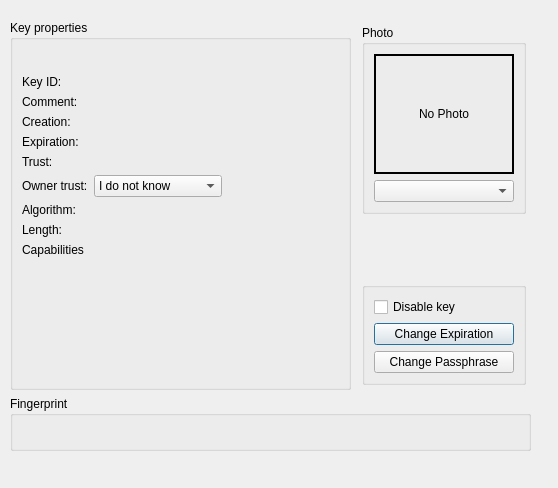
<?xml version="1.0" encoding="UTF-8"?>
<ui version="4.0">
 <class>kgpgKeyInfo</class>
 <widget class="KDialog" name="kgpgKeyInfo">
  <property name="geometry">
   <rect>
    <x>0</x>
    <y>0</y>
    <width>558</width>
    <height>488</height>
   </rect>
  </property>
  <property name="windowTitle">
   <string>Kgpg</string>
  </property>
  <property name="modal">
   <bool>true</bool>
  </property>
  <widget class="QWidget" name="page" native="true">
   <property name="geometry">
    <rect>
     <x>10</x>
     <y>20</y>
     <width>521</width>
     <height>431</height>
    </rect>
   </property>
   <layout class="QVBoxLayout" name="verticalLayout_5">
    <item>
     <layout class="QHBoxLayout" name="top">
      <property name="margin">
       <number>0</number>
      </property>
      <item>
       <widget class="QGroupBox" name="gr_properties">
        <property name="title">
         <string>Key properties</string>
        </property>
        <layout class="QVBoxLayout" name="verticalLayout">
         <item>
          <layout class="QHBoxLayout" name="horizontalLayout_2">
           <item>
            <widget class="QLabel" name="m_name">
             <property name="text">
              <string notr="true"/>
             </property>
             <property name="textInteractionFlags">
              <set>Qt::LinksAccessibleByMouse|Qt::TextSelectableByMouse</set>
             </property>
            </widget>
           </item>
           <item>
            <widget class="KUrlLabel" name="m_email">
             <property name="text">
              <string notr="true"/>
             </property>
             <property name="textInteractionFlags">
              <set>Qt::TextSelectableByMouse</set>
             </property>
            </widget>
           </item>
           <item>
            <spacer name="horizontalSpacer">
             <property name="orientation">
              <enum>Qt::Horizontal</enum>
             </property>
             <property name="sizeHint" stdset="0">
              <size>
               <width>40</width>
               <height>20</height>
              </size>
             </property>
            </spacer>
           </item>
          </layout>
         </item>
         <item>
          <layout class="QFormLayout" name="formLayout_keyproperties">
           <property name="fieldGrowthPolicy">
            <enum>QFormLayout::ExpandingFieldsGrow</enum>
           </property>
           <item row="0" column="0">
            <widget class="QLabel" name="tl_id">
             <property name="text">
              <string>Key ID:</string>
             </property>
            </widget>
           </item>
           <item row="0" column="1">
            <widget class="QLabel" name="m_id">
             <property name="text">
              <string notr="true"/>
             </property>
             <property name="textInteractionFlags">
              <set>Qt::TextSelectableByMouse</set>
             </property>
            </widget>
           </item>
           <item row="1" column="0">
            <widget class="QLabel" name="tl_comment">
             <property name="text">
              <string>Comment:</string>
             </property>
            </widget>
           </item>
           <item row="1" column="1">
            <widget class="QLabel" name="m_comment">
             <property name="text">
              <string notr="true"/>
             </property>
             <property name="textFormat">
              <enum>Qt::PlainText</enum>
             </property>
             <property name="textInteractionFlags">
              <set>Qt::TextSelectableByMouse</set>
             </property>
            </widget>
           </item>
           <item row="2" column="0">
            <widget class="QLabel" name="tl_creation">
             <property name="text">
              <string>Creation:</string>
             </property>
            </widget>
           </item>
           <item row="2" column="1">
            <widget class="QLabel" name="m_creation">
             <property name="text">
              <string notr="true"/>
             </property>
             <property name="textInteractionFlags">
              <set>Qt::TextSelectableByMouse</set>
             </property>
            </widget>
           </item>
           <item row="3" column="0">
            <widget class="QLabel" name="tl_expiration">
             <property name="text">
              <string>Expiration:</string>
             </property>
            </widget>
           </item>
           <item row="3" column="1">
            <widget class="QLabel" name="m_expiration">
             <property name="text">
              <string notr="true"/>
             </property>
             <property name="textInteractionFlags">
              <set>Qt::TextSelectableByMouse</set>
             </property>
            </widget>
           </item>
           <item row="4" column="0">
            <widget class="QLabel" name="tl_trust">
             <property name="text">
              <string>Trust:</string>
             </property>
            </widget>
           </item>
           <item row="5" column="0">
            <widget class="QLabel" name="tl_owtrust">
             <property name="text">
              <string>Owner trust:</string>
             </property>
            </widget>
           </item>
           <item row="5" column="1">
            <widget class="KComboBox" name="m_owtrust">
             <property name="sizePolicy">
              <sizepolicy hsizetype="Minimum" vsizetype="Fixed">
               <horstretch>0</horstretch>
               <verstretch>0</verstretch>
              </sizepolicy>
             </property>
             <property name="minimumSize">
              <size>
               <width>128</width>
               <height>0</height>
              </size>
             </property>
             <property name="sizeAdjustPolicy">
              <enum>QComboBox::AdjustToContents</enum>
             </property>
             <item>
              <property name="text">
               <string>I do not know</string>
              </property>
             </item>
             <item>
              <property name="text">
               <string>I do NOT trust</string>
              </property>
             </item>
             <item>
              <property name="text">
               <string>Marginally</string>
              </property>
             </item>
             <item>
              <property name="text">
               <string>Fully</string>
              </property>
             </item>
             <item>
              <property name="text">
               <string>Ultimately</string>
              </property>
             </item>
            </widget>
           </item>
           <item row="6" column="0">
            <widget class="QLabel" name="tl_algorithm">
             <property name="text">
              <string>Algorithm:</string>
             </property>
            </widget>
           </item>
           <item row="6" column="1">
            <widget class="QLabel" name="m_algorithm">
             <property name="text">
              <string notr="true"/>
             </property>
             <property name="textInteractionFlags">
              <set>Qt::TextSelectableByMouse</set>
             </property>
            </widget>
           </item>
           <item row="7" column="0">
            <widget class="QLabel" name="tl_length">
             <property name="text">
              <string>Length:</string>
             </property>
            </widget>
           </item>
           <item row="7" column="1">
            <widget class="QLabel" name="m_length">
             <property name="text">
              <string notr="true"/>
             </property>
             <property name="textInteractionFlags">
              <set>Qt::TextSelectableByMouse</set>
             </property>
            </widget>
           </item>
           <item row="8" column="0">
            <widget class="QLabel" name="tl_caps">
             <property name="text">
              <string>Capabilities</string>
             </property>
            </widget>
           </item>
           <item row="8" column="1">
            <widget class="QLabel" name="m_caps">
             <property name="sizePolicy">
              <sizepolicy hsizetype="MinimumExpanding" vsizetype="MinimumExpanding">
               <horstretch>0</horstretch>
               <verstretch>0</verstretch>
              </sizepolicy>
             </property>
             <property name="text">
              <string/>
             </property>
             <property name="textFormat">
              <enum>Qt::PlainText</enum>
             </property>
             <property name="wordWrap">
              <bool>true</bool>
             </property>
             <property name="textInteractionFlags">
              <set>Qt::TextSelectableByMouse</set>
             </property>
            </widget>
           </item>
          </layout>
         </item>
         <item>
          <spacer name="verticalSpacer_2">
           <property name="orientation">
            <enum>Qt::Vertical</enum>
           </property>
           <property name="sizeHint" stdset="0">
            <size>
             <width>20</width>
             <height>40</height>
            </size>
           </property>
          </spacer>
         </item>
        </layout>
       </widget>
      </item>
      <item>
       <layout class="QVBoxLayout" name="right">
        <property name="sizeConstraint">
         <enum>QLayout::SetMinAndMaxSize</enum>
        </property>
        <property name="margin">
         <number>5</number>
        </property>
        <item>
         <widget class="QGroupBox" name="gr_photo">
          <property name="sizePolicy">
           <sizepolicy hsizetype="Preferred" vsizetype="Preferred">
            <horstretch>0</horstretch>
            <verstretch>0</verstretch>
           </sizepolicy>
          </property>
          <property name="title">
           <string>Photo</string>
          </property>
          <layout class="QVBoxLayout" name="verticalLayout_2">
           <item>
            <layout class="QHBoxLayout" name="horizontalLayout">
             <item>
              <widget class="QLabel" name="m_photo">
               <property name="minimumSize">
                <size>
                 <width>140</width>
                 <height>120</height>
                </size>
               </property>
               <property name="maximumSize">
                <size>
                 <width>140</width>
                 <height>32767</height>
                </size>
               </property>
               <property name="whatsThis">
                <string>&lt;qt&gt;&lt;b&gt;Photo:&lt;/b&gt;&lt;p&gt;A photo can be included with a public key for extra security. The photo can be used as an additional method of authenticating the key. However, it should not be relied upon as the only form of authentication.&lt;/p&gt;&lt;/qt&gt;</string>
               </property>
               <property name="frameShape">
                <enum>QFrame::Box</enum>
               </property>
               <property name="lineWidth">
                <number>2</number>
               </property>
               <property name="text">
                <string>No Photo</string>
               </property>
               <property name="alignment">
                <set>Qt::AlignCenter</set>
               </property>
              </widget>
             </item>
            </layout>
           </item>
           <item>
            <widget class="KComboBox" name="m_photoid"/>
           </item>
          </layout>
         </widget>
        </item>
        <item>
         <spacer name="verticalSpacer">
          <property name="orientation">
           <enum>Qt::Vertical</enum>
          </property>
          <property name="sizeHint" stdset="0">
           <size>
            <width>20</width>
            <height>40</height>
           </size>
          </property>
         </spacer>
        </item>
        <item>
         <widget class="QGroupBox" name="gr_buttons">
          <property name="title">
           <string/>
          </property>
          <layout class="QVBoxLayout" name="verticalLayout_3">
           <item>
            <widget class="QCheckBox" name="m_disable">
             <property name="text">
              <string>Disable key</string>
             </property>
            </widget>
           </item>
           <item>
            <widget class="KPushButton" name="m_expirationbtn">
             <property name="text">
              <string>Change Expiration</string>
             </property>
            </widget>
           </item>
           <item>
            <widget class="KPushButton" name="m_password">
             <property name="text">
              <string>Change Passphrase</string>
             </property>
            </widget>
           </item>
          </layout>
         </widget>
        </item>
       </layout>
      </item>
     </layout>
    </item>
    <item>
     <widget class="QGroupBox" name="gr_fingerprint">
      <property name="sizePolicy">
       <sizepolicy hsizetype="Preferred" vsizetype="Fixed">
        <horstretch>0</horstretch>
        <verstretch>0</verstretch>
       </sizepolicy>
      </property>
      <property name="minimumSize">
       <size>
        <width>0</width>
        <height>40</height>
       </size>
      </property>
      <property name="title">
       <string>Fingerprint</string>
      </property>
      <layout class="QVBoxLayout" name="verticalLayout_4">
       <property name="sizeConstraint">
        <enum>QLayout::SetMinimumSize</enum>
       </property>
       <item>
        <widget class="QLabel" name="m_fingerprint">
         <property name="sizePolicy">
          <sizepolicy hsizetype="Preferred" vsizetype="Fixed">
           <horstretch>0</horstretch>
           <verstretch>0</verstretch>
          </sizepolicy>
         </property>
         <property name="text">
          <string notr="true"/>
         </property>
         <property name="textInteractionFlags">
          <set>Qt::TextSelectableByMouse</set>
         </property>
        </widget>
       </item>
      </layout>
     </widget>
    </item>
   </layout>
  </widget>
 </widget>
 <customwidgets>
  <customwidget>
   <class>KDialog</class>
   <extends>QDialog</extends>
   <header>kdialog.h</header>
   <container>1</container>
  </customwidget>
  <customwidget>
   <class>KPushButton</class>
   <extends>QPushButton</extends>
   <header>kpushbutton.h</header>
  </customwidget>
  <customwidget>
   <class>KUrlLabel</class>
   <extends>QLabel</extends>
   <header>kurllabel.h</header>
  </customwidget>
  <customwidget>
   <class>KComboBox</class>
   <extends>QComboBox</extends>
   <header>kcombobox.h</header>
  </customwidget>
 </customwidgets>
 <resources/>
 <connections/>
</ui>
